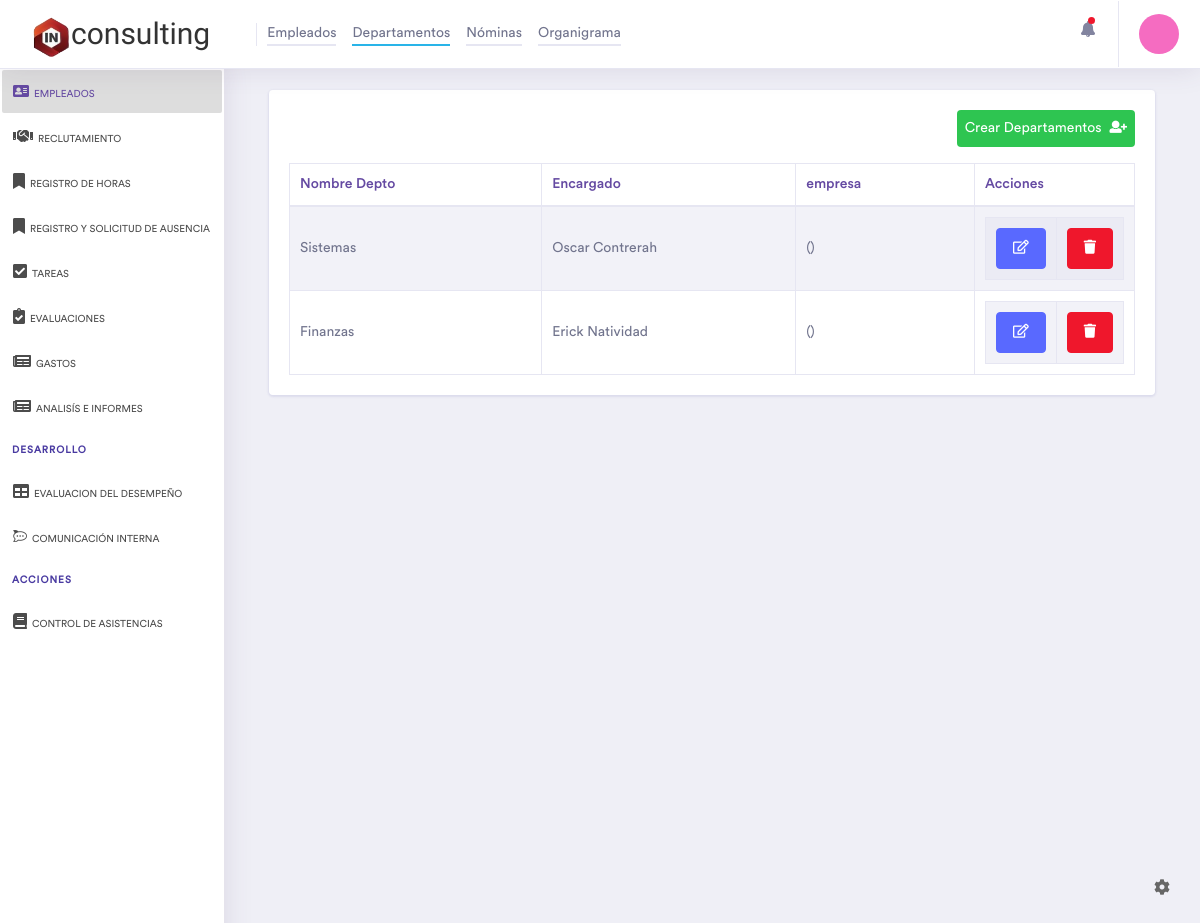
/Departamento (signed in), run on an earlier commit of the app's database.
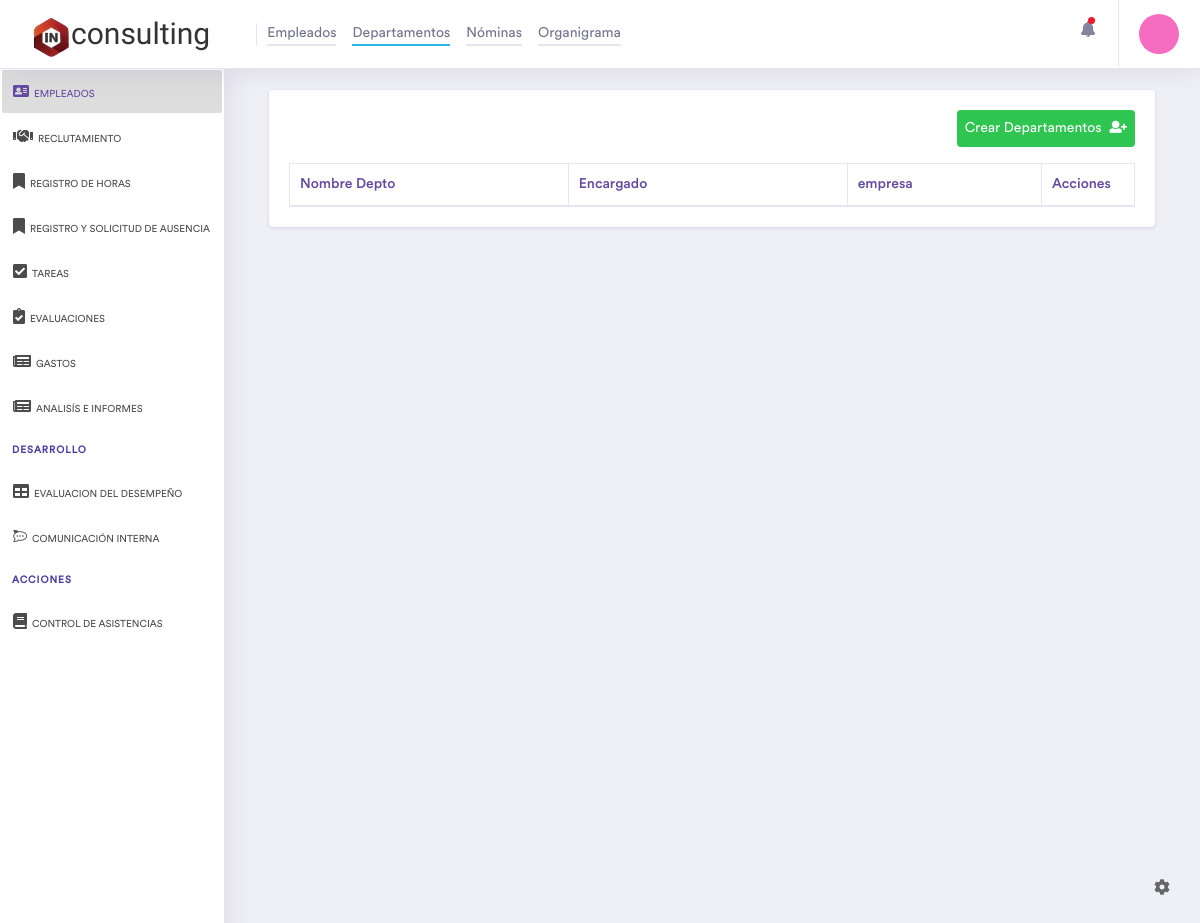
And on a later commit of the database.
### tables this page shows
CREATE TABLE IF NOT EXISTS `departamentos` (
  `idDepartamentos` int(11) NOT NULL AUTO_INCREMENT,
  `nameDepto` varchar(45) NOT NULL,
  `Empleados_idEmpleados` int(11) DEFAULT NULL,
  `Empresas_idEmpresas` int(11) NOT NULL DEFAULT 0,
  `status` int(11) NOT NULL DEFAULT 1,
  PRIMARY KEY (`idDepartamentos`),
  KEY `Empleados_idEmpleados` (`Empleados_idEmpleados`)
);

CREATE TABLE IF NOT EXISTS `empleados` (
  `idEmpleados` int(11) NOT NULL AUTO_INCREMENT,
  `name` varchar(45) NOT NULL,
  `lastname` varchar(45) NOT NULL,
  `genero` varchar(1) NOT NULL,
  `fNac` date NOT NULL,
  `phone` varchar(15) NOT NULL,
  `email` varchar(45) NOT NULL,
  `password` text NOT NULL,
  `identificacion` varchar(45) NOT NULL,
  `CURP` varchar(20) NOT NULL,
  `NSS` varchar(15) NOT NULL,
  `RFC` varchar(15) NOT NULL,
  `street` varchar(45) NOT NULL,
  `numE` varchar(5) NOT NULL,
  `numI` varchar(5) DEFAULT NULL,
  `colonia` varchar(45) NOT NULL,
  `CP` varchar(8) NOT NULL,
  `municipio` varchar(30) NOT NULL,
  `estado` varchar(45) NOT NULL,
  `status` int(1) NOT NULL DEFAULT 1,
  `fecha_contratado` timestamp NOT NULL DEFAULT current_timestamp(),
  `cambio_password` int(11) NOT NULL DEFAULT 0,
  PRIMARY KEY (`idEmpleados`)
);

### controller/plantilla.controlador.php (called while the page is built)
<?php
Class ControladorPlantilla{
	public function ctrTraerPlantilla(){
		include "view/plantilla.php";
	}
}

### index.php (called while the page is built, shortened)
<?php
require_once "controller/plantilla.controlador.php";
require_once "controller/formularios.controlador.php";
require_once "model/formularios.modelo.php";
require_once "controller/controlador.empleados.php";
$plantilla = new ControladorPlantilla();
$plantilla -> ctrTraerPlantilla();

### controller/formularios.controlador.php (called while the page is built, shortened)
<?php
class ControladorFormularios{
	static public function ctrVerDepartamentos($item, $valor){
		$tabla = "departamentos";
		$respuesta = ModeloFormularios::mdlVerDepartamentos($tabla, $item, $valor);
		return $respuesta;
	}
}

### model/conexion.php (called while the page is built)
<?php
class Conexion{
  static public function conectar(){
    $link = new PDO("mysql:host=localhost;dbname=inrh",
                  "root",
                  "");
    $link->exec("set names utf8");
    return $link;
  }
}

### model/formularios.modelo.php (called while the page is built, shortened)
<?php
require_once "conexion.php";
class ModeloFormularios{
	static public function mdlVerEmpleados($tabla, $item, $valor){
		if($item == null && $valor == null){
			$sql = "SELECT *
			FROM empleados e
			INNER JOIN emergencia m ON e.idEmpleados = m.Empleados_idEmpleados ORDER BY idEmpleados DESC;";
			$stmt = Conexion::conectar()->prepare($sql);
			$stmt->execute();
			return $stmt -> fetchAll();
		}
		else{
			$stmt = Conexion::conectar()->prepare("SELECT *
				FROM empleados e
				INNER JOIN emergencia m ON e.idEmpleados = m.Empleados_idEmpleados
				WHERE $item = :$item");
			$stmt->bindParam(":".$item, $valor, PDO::PARAM_STR);
			$stmt->execute();
			return $stmt -> fetch();
		}
	}
	static public function mdlVerDepartamentos($tabla, $item, $valor){
		if ($item == null && $valor == null) {
			$sql = "SELECT * FROM departamentos WHERE status = 1 ORDER BY idDepartamentos;";
			$stmt = Conexion::conectar()->prepare($sql);
			$stmt->execute();
			return $stmt -> fetchAll();
		}
		else{
			$sql = "SELECT * FROM $tabla WHERE $item = :$item";
			$stmt = Conexion::conectar()->prepare($sql);
			$stmt->bindParam(":".$item, $valor, PDO::PARAM_STR);
			$stmt->execute();
			return $stmt -> fetch();
		}
	}
}

### controller/controlador.empleados.php (called while the page is built, shortened)
<?php
class ControladorEmpleados{
	static public function ctrVerEmpleados($item, $valor){
		$tabla = "empleados";
		$respuesta = ModeloFormularios::mdlVerEmpleados($tabla, $item, $valor);
		return $respuesta;
	}
}

### view/pages/Departamento.php (the view, shortened to what the changed rows need)
<?php $departamento = ControladorFormularios::ctrVerDepartamentos(null, null); ?>
<div class="container-fluid dashboard-content ">
	<div class="ecommerce-widget">
		<div class="col-xl-12 col-lg-12 col-md-12 col-sm-12 col-12">
			<div class="card">
				<div class="card-body">
					<div class="table-responsive">
						<table id="example" class="table table-striped table-bordered second" style="width:100%">
							<thead>
								<tr>
									<th width="33%">Nombre Depto</th>
									<th width="33%">Encargado</th>
									<th width="23%">empresa</th>
									<th>Acciones</th>
								</tr>
							</thead>
							<tbody>
								<?php foreach ($departamento as $key => $depa): ?>
									<?php
									if ($depa['Empleados_idEmpleados'] != 0) {
										$empleado = ControladorEmpleados::ctrVerEmpleados("idEmpleados", $depa['Empleados_idEmpleados']);
										$nombreEmpleado = ucwords(strtolower($empleado['name']." ".$empleado['lastname']));
									}else{
										$nombreEmpleado = "-";
									}
										$empresa = ControladorFormularios::ctrVerEmpresas("idEmpresas", $depa['Empresas_idEmpresas']);
									?>
									<tr>
										<td><?php echo $depa['nameDepto'] ?></td>
										<td><?php echo $nombreEmpleado; ?></td>
										<td><?php echo $empresa['nombre_razon_social']." (".$empresa['rfc'].")"; ?></td>
										<td>
											<table>
												<tr>
													<td>
														<a href="EditarDepto&Edicion=<?php echo $depa['idDepartamentos'] ?>" class="btn btn-primary rounded btn-block"><i class="far fa-edit"></i></a>
													</td>
													<td>
														<form method="POST" action="EliminarDepto">
															<button type="submit" class="btn btn-danger rounded btn-block"><i class="fas fa-trash"></i></button>
														</form>
													</td>
												</tr>
											</table>
										</td>
									</tr>
								<?php endforeach ?>
							</tbody>
						</table>
					</div>
				</div>
			</div>
		</div>
	</div>
</div>

### view/pages/navs/navbar.php (shortened to what the changed rows need)
		<div class="dashboard-main-wrapper">
<div class="dashboard-header">
	<nav class="navbar navbar-expand-lg bg-white fixed-top">
		<div class="collapse navbar-collapse " id="navbarSupportedContent">
			<ul class="navbar-nav navbar-left-top">
				<?php if (isset($_GET['pagina'])): ?>
				<?php
					$empleados = array('Empleados', 'Departamento', 'Nominas', 'Organigrama');
					$paginaActual = $_GET['pagina'];
					if (!empty($paginaActual) && in_array($paginaActual, $empleados)) {
					    foreach ($empleados as $pagina) {
					        $activeClass = ($paginaActual == $pagina) ? ' active' : '';
					        $marginLeftClass = ($pagina != $empleados[0]) ? ' ml-3' : '';
					        echo '<li class="nav-item' . $activeClass . $marginLeftClass . '">';
					        if ($pagina == 'Nominas') {
					        	echo '<a href="' . $pagina . '"> Nóminas </a>';
					        }elseif($pagina == 'Departamento'){
					        	echo '<a href="' . $pagina . '"> Departamentos </a>';
						      }else{
						        echo '<a href="' . $pagina . '">' . ucfirst($pagina) . '</a>';
						      }
					        echo '</li>';
					    }
					}
					?>
				<?php endif ?>
			</ul>
		</div>
	</nav>
</div>

What changed in the data, as far as the page shows it:
removed departamentos: nameDepto "Sistemas", Empleados_idEmpleados.lastname "Oscar Contrerah"
removed departamentos: nameDepto "Finanzas", Empleados_idEmpleados.lastname "Erick Natividad"
